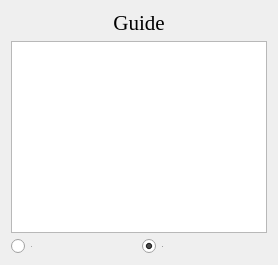
             <widget class="QWidget" name="page_guide">
              <layout class="QVBoxLayout" name="verticalLayout_14">
               <item>
                <widget class="QLabel" name="label_guide">
                 <property name="font">
                  <font>
                   <family>Times New Roman</family>
                   <pointsize>16</pointsize>
                  </font>
                 </property>
                 <property name="text">
                  <string>Guide</string>
                 </property>
                 <property name="alignment">
                  <set>Qt::AlignCenter</set>
                 </property>
                </widget>
               </item>
               <item>
                <widget class="QPlainTextEdit" name="plainTextEdit_guide">
                 <property name="font">
                  <font>
                   <pointsize>14</pointsize>
                  </font>
                 </property>
                 <property name="readOnly">
                  <bool>true</bool>
                 </property>
                 <property name="plainText">
                  <string/>
                 </property>
                </widget>
               </item>
               <item>
                <layout class="QHBoxLayout" name="horizontalLayout_8">
                 <item>
                  <widget class="QRadioButton" name="radbut_ru1">
                   <property name="font">
                    <font>
                     <pointsize>-1</pointsize>
                    </font>
                   </property>
                   <property name="text">
                    <string>ru</string>
                   </property>
                  </widget>
                 </item>
                 <item>
                  <widget class="QRadioButton" name="radbut_en1">
                   <property name="font">
                    <font>
                     <pointsize>-1</pointsize>
                    </font>
                   </property>
                   <property name="text">
                    <string>en</string>
                   </property>
                   <property name="checked">
                    <bool>true</bool>
                   </property>
                  </widget>
                 </item>
                </layout>
               </item>
              </layout>
             </widget>
